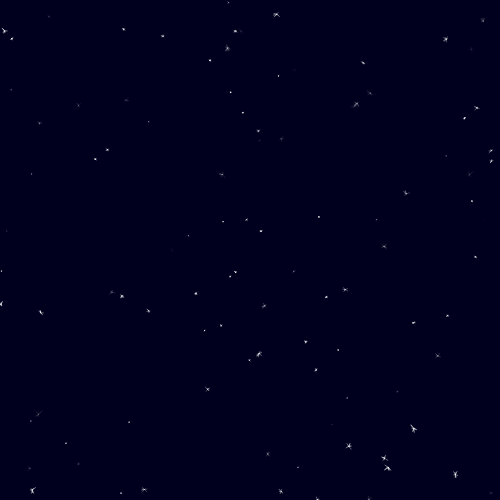
Frame 1 (no input)
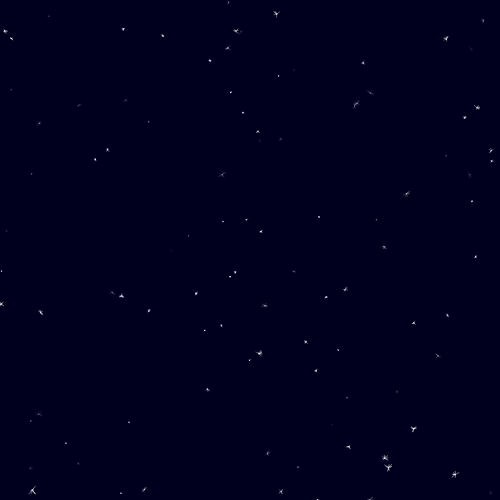
Frame 60 (no input)
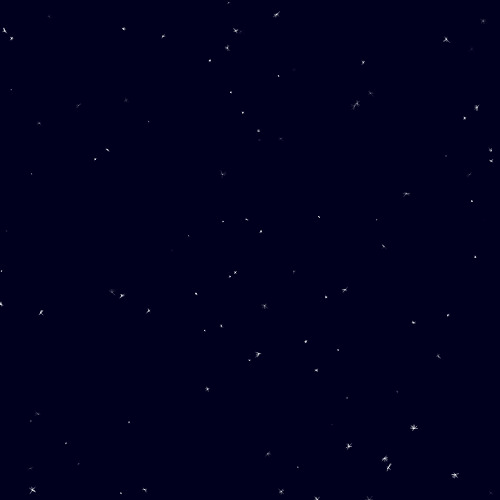
Frame 120 (the mouse pressed at the canvas centre since frame 60)

The p5.js sketch that drew these frames (run headless with seeded random() and noise() and a simulated clock; from frame 60 on, the mouse is pressed at the canvas centre):

// p5.js sketch
// ── sketch.js
let stars = Array(100).fill(0)
function setup() {
  createCanvas(500, 500);
  stars = stars.map(s=>new Star())
  // background(0, 0, 30);

}
function draw() {
  background(0, 0, 30);
  stars.forEach(s=>{
    s.create()
    // s.move()
  })
}
// ── stars.js
class Star{
  
    constructor(){
      this.x = random(width);
      this.y = random(height);
      this.scale = random(4)
      this.detail = this.scale + 5
      this.opacity = random(255)
      this.speed = random()
    }
    
    create(){
      stroke(250,this.opacity);
      strokeWeight(0.5);
      
      for (let i = 0; i<this.detail;i++){
            line(this.x, this.y, this.x + random(-this.scale,this.scale), this.y + random(-this.scale,this.scale))
      }
    }
    
    move(){
      
      this.x = this.x> width ? 0 : this.x
      this.y = this.y > height ? 0 : this.y
      
      this.x += this.speed
      this.y+=this.speed
      
  
        
    
    }
      
  }
   
// ── style.css
html,
body {
  margin: 0;
  padding: 0;
  height: 100vh;
}
body {
  display: flex;
  flex-direction: column;
  justify-content: center;
  align-items: center;
}
canvas {
  display: block;
  position: absolute;
  top: 0;
  left: 0;
}
h1,
h3 {
  color: whitesmoke;
  z-index: 1;
  margin: 0;
}
h1 {
  font-size: 20vmin;
}
